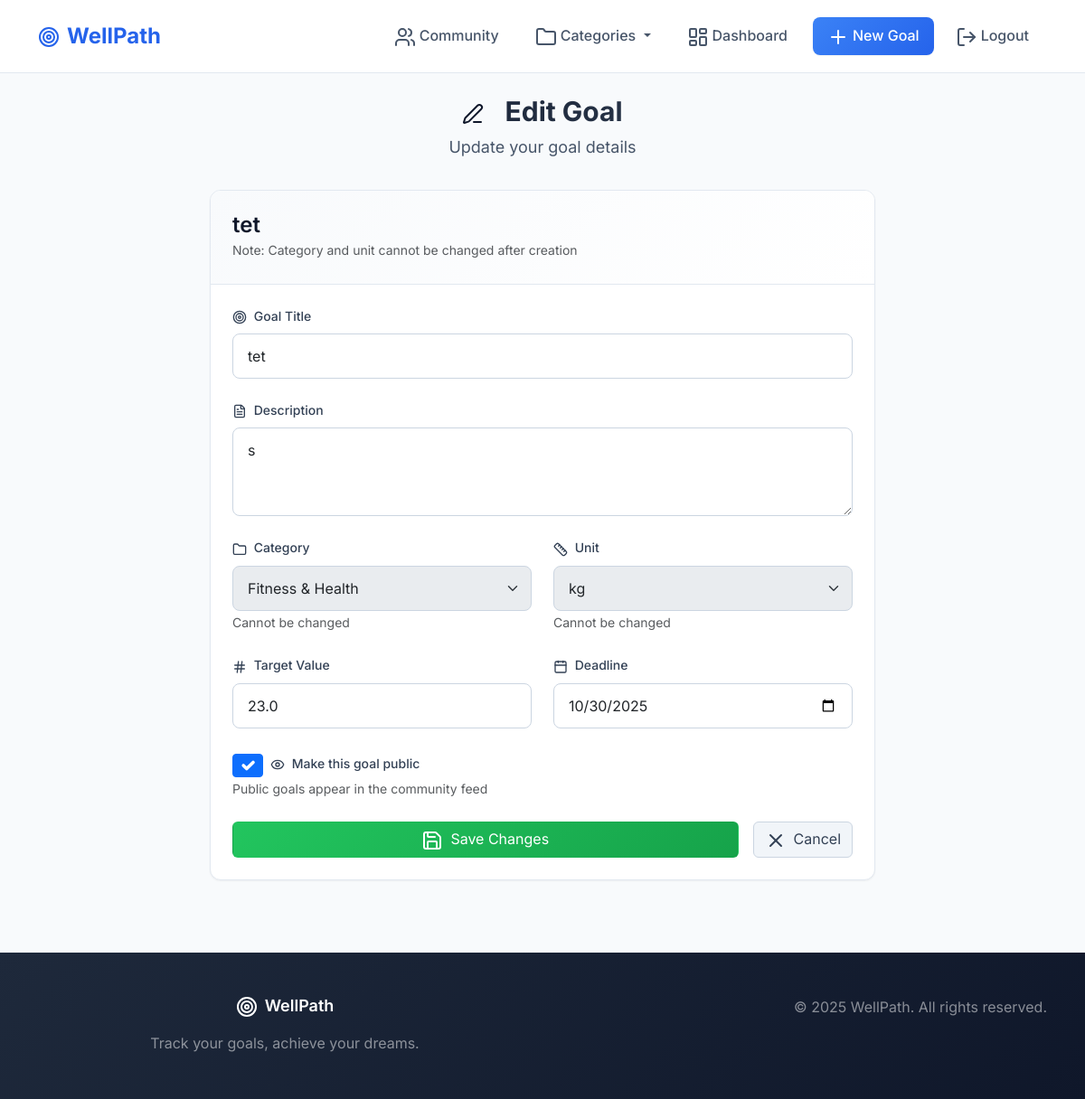
The app's page /edit/2/ (signed in) with its own data.
### goals/models.py (models this page shows, shortened)
class Goal(models.Model):
    user = models.ForeignKey(User, on_delete=models.CASCADE)
    title = models.CharField(max_length=100)
    description = models.TextField(blank=True)
    category = models.ForeignKey(
        "taxonomy.Category",
        on_delete=models.CASCADE,
        blank=True,
        null=True,
        related_name="goals"
    )
    unit = models.ForeignKey(
        "taxonomy.Unit",
        on_delete=models.CASCADE,
        null=True,
        blank=True,
        related_name="goals"
    )
    target_value = models.FloatField()
    deadline = models.DateField(null=True, blank=True)
    is_public = models.BooleanField(default=True, db_index=True)
    created_at = models.DateTimeField(auto_now_add=True, db_index=True)
    finished_at = models.DateTimeField(null=True, blank=True, db_index=True)

### goals/views.py (the view)
# urls.py: path("edit/<int:goal_id>/", views.edit_goal, name="edit_goal"),
@login_required
def edit_goal(request, goal_id):
    goal = get_object_or_404(Goal, id=goal_id)
    if goal.user != request.user:
        messages.error(request, "You do not have permission to edit this goal.")
        return redirect("goal_detail", goal_id=goal.id)
    if request.method == "POST":
        form = GoalEditForm(request.POST, instance=goal)
        if form.is_valid():
            goal = form.save(commit=False)
            goal.category = goal.category  # keep original
            goal.unit = goal.unit  # keep original
            goal.save()
            messages.success(request, "Goal updated successfully!")
            return redirect("goal_detail", goal_id=goal.id)
    else:
        form = GoalEditForm(instance=goal)
    return render(request, "goals/edit_goal.html", {"form": form, "goal": goal})

### goals/forms.py
class GoalEditForm(GoalForm):
    def __init__(self, *args, **kwargs):
        super().__init__(*args, **kwargs)
        self.fields["category"].disabled = True
        self.fields["unit"].disabled = True

### WellPath/context_processors.py (called while the page is built)
def feature_flags(request) -> Dict[str, bool]:
    return {
        "FEATURE_FLAGS": settings.FEATURE_FLAGS,
    }

### goals/views.py (called while the page is built)
def categories_context(request):
    return {'categories': Category.objects.all()}

### taxonomy/models.py (called while the page is built)
    def __str__(self):
        return self.cat

    def __str__(self):
        return self.name

### goals/templates/goals/edit_goal.html (shortened to what this page needs)
{% extends "goals/base.html" %}
{% block content %}
<div class="container">
    <div class="row justify-content-center">
        <div class="col-lg-8">
            <div class="page-header">
                <h1 class="page-title">
                    <i data-lucide="edit-3" class="me-3"></i>
                    Edit Goal
                </h1>
                <p class="page-subtitle">Update your goal details</p>
            </div>
            <div class="modern-card">
                <div class="modern-card-header">
                    <h3 class="mb-0">{{ goal.title }}</h3>
                    <small class="text-muted">Note: Category and unit cannot be changed after creation</small>
                </div>
                <div class="modern-card-body">
                    <form method="post">
                        <div class="modern-form-group">
                            <label for="{{ form.title.id_for_label }}" class="modern-form-label">
                                <i data-lucide="target" class="me-1" style="width: 16px; height: 16px;"></i>
                                Goal Title
                            </label>
                            {{ form.title }}
                        </div>
                        <div class="modern-form-group">
                            <label for="{{ form.description.id_for_label }}" class="modern-form-label">
                                <i data-lucide="file-text" class="me-1" style="width: 16px; height: 16px;"></i>
                                Description
                            </label>
                            {{ form.description }}
                        </div>
                        <div class="row">
                            <div class="col-md-6">
                                <div class="modern-form-group">
                                    <label for="{{ form.category.id_for_label }}" class="modern-form-label">
                                        <i data-lucide="folder" class="me-1" style="width: 16px; height: 16px;"></i>
                                        Category
                                    </label>
                                    {{ form.category }}
                                    <small class="text-muted">Cannot be changed</small>
                                </div>
                            </div>
                            <div class="col-md-6">
                                <div class="modern-form-group">
                                    <label for="{{ form.unit.id_for_label }}" class="modern-form-label">
                                        <i data-lucide="ruler" class="me-1" style="width: 16px; height: 16px;"></i>
                                        Unit
                                    </label>
                                    {{ form.unit }}
                                    <small class="text-muted">Cannot be changed</small>
                                </div>
                            </div>
                        </div>
                        <div class="row">
                            <div class="col-md-6">
                                <div class="modern-form-group">
                                    <label for="{{ form.target_value.id_for_label }}" class="modern-form-label">
                                        <i data-lucide="hash" class="me-1" style="width: 16px; height: 16px;"></i>
                                        Target Value
                                    </label>
                                    {{ form.target_value }}
                                </div>
                            </div>
                            <div class="col-md-6">
                                <div class="modern-form-group">
                                    <label for="{{ form.deadline.id_for_label }}" class="modern-form-label">
                                        <i data-lucide="calendar" class="me-1" style="width: 16px; height: 16px;"></i>
                                        Deadline
                                    </label>
                                    {{ form.deadline }}
                                </div>
                            </div>
                        </div>
                        <div class="modern-form-group">
                            <div class="d-flex align-items-center">
                                {{ form.is_public }}
                                <label for="{{ form.is_public.id_for_label }}" class="modern-form-label mb-0 ms-2">
                                    <i data-lucide="eye" class="me-1" style="width: 16px; height: 16px;"></i>
                                    Make this goal public
                                </label>
                            </div>
                            <small class="text-muted">Public goals appear in the community feed</small>
                        </div>
                        <div class="d-flex gap-3 mt-4">
                            <button type="submit" class="btn btn-success-modern flex-grow-1">
                                <i data-lucide="save" class="me-2"></i>Save Changes
                            </button>
                            <a href="{% url 'goal_detail' goal.id %}" class="btn btn-secondary-modern">
                                <i data-lucide="x" class="me-2"></i>Cancel
                            </a>
                        </div>
                    </form>
                </div>
            </div>
        </div>
    </div>
</div>
{% endblock %}

### goals/static/goals/css/modern-styles.css (style rules this page uses)
:root { --primary-50: #eff6ff; --primary-100: #dbeafe; --primary-200: #bfdbfe; --primary-300: #93c5fd; --primary-400: #60a5fa; --primary-500: #3b82f6; --primary-600: #2563eb; --primary-700: #1d4ed8; --primary-800: #1e40af; --primary-900: #1e3a8a; --success-50: #f0fdf4; --success-100: #dcfce7; --success-500: #22c55e; --success-600: #16a34a; --warning-50: #fffbeb; --warning-100: #fef3c7; --warning-500: #f59e0b; --warning-600: #d97706; --error-50: #fef2f2; --error-100: #fee2e2; --error-500: #ef4444; --error-600: #dc2626; --neutral-50: #f8fafc; --neutral-100: #f1f5f9; --neutral-200: #e2e8f0; --neutral-300: #cbd5e1; --neutral-400: #94a3b8; --neutral-500: #64748b; --neutral-600: #475569; --neutral-700: #334155; --neutral-800: #1e293b; --neutral-900: #0f172a; --font-size-xs: 0.75rem; --font-size-sm: 0.875rem; --font-size-base: 1rem; --font-size-lg: 1.125rem; --font-size-xl: 1.25rem; --font-size-2xl: 1.5rem; --font-size-3xl: 1.875rem; --font-size-4xl: 2.25rem; --space-1: 0.25rem; --space-2: 0.5rem; --space-3: 0.75rem; --space-4: 1rem; --space-5: 1.25rem; --space-6: 1.5rem; --space-8: 2rem; --space-10: 2.5rem; --space-12: 3rem; --space-16: 4rem; --space-20: 5rem; --shadow-sm: 0 1px 2px 0 rgb(0 0 0 / 0.05); --shadow-md: 0 4px 6px -1px rgb(0 0 0 / 0.1), 0 2px 4px -2px rgb(0 0 0 / 0.1); --shadow-lg: 0 10px 15px -3px rgb(0 0 0 / 0.1), 0 4px 6px -4px rgb(0 0 0 / 0.1); --shadow-xl: 0 20px 25px -5px rgb(0 0 0 / 0.1), 0 8px 10px -6px rgb(0 0 0 / 0.1); --radius-sm: 0.375rem; --radius-md: 0.5rem; --radius-lg: 0.75rem; --radius-xl: 1rem; }
* { box-sizing: border-box; }
body { font-family: 'Inter', -apple-system, BlinkMacSystemFont, 'Segoe UI', Roboto, sans-serif; line-height: 1.6; color: var(--neutral-700); background-color: var(--neutral-50); margin: 0; padding: 0; }
h1, h2, h3, h4, h5, h6 { font-weight: 600; line-height: 1.2; margin-bottom: var(--space-4); color: var(--neutral-900); }
h1 { font-size: var(--font-size-4xl); }
h3 { font-size: var(--font-size-2xl); }
p { margin-bottom: var(--space-4); color: var(--neutral-600); }
.btn-secondary-modern { background-color: var(--neutral-100); color: var(--neutral-700); border: 1px solid var(--neutral-300); }
.btn-success-modern { background: linear-gradient(135deg, var(--success-500), var(--success-600)); color: white; }
.modern-card { background: white; border-radius: var(--radius-lg); box-shadow: var(--shadow-sm); border: 1px solid var(--neutral-200); transition: all 0.3s ease; overflow: hidden; }
.modern-card-header { padding: var(--space-6); border-bottom: 1px solid var(--neutral-200); background: linear-gradient(135deg, var(--neutral-50), white); }
.modern-card-body { padding: var(--space-6); }
.modern-form-group { margin-bottom: var(--space-6); }
.modern-form-label { display: block; font-weight: 500; color: var(--neutral-700); margin-bottom: var(--space-2); font-size: var(--font-size-sm); }
.modern-form-control { width: 100%; padding: var(--space-3) var(--space-4); border: 1px solid var(--neutral-300); border-radius: var(--radius-md); font-size: var(--font-size-base); transition: all 0.3s ease; background-color: white; }
.modern-form-control::placeholder { color: var(--neutral-400); }
.page-header { margin-bottom: var(--space-8); text-align: center; }
.page-title { font-size: var(--font-size-3xl); font-weight: 700; margin-bottom: var(--space-2); background: linear-gradient(135deg, var(--neutral-900), var(--neutral-700)); -webkit-background-clip: text; -webkit-text-fill-color: transparent; background-clip: text; }
.page-subtitle { font-size: var(--font-size-lg); color: var(--neutral-600); }

### records on screen
Goal: title "tet", description "s", category "Fitness & Health", unit "kg", target_value "23.0", deadline "10/30/2025", is_public "☑"
